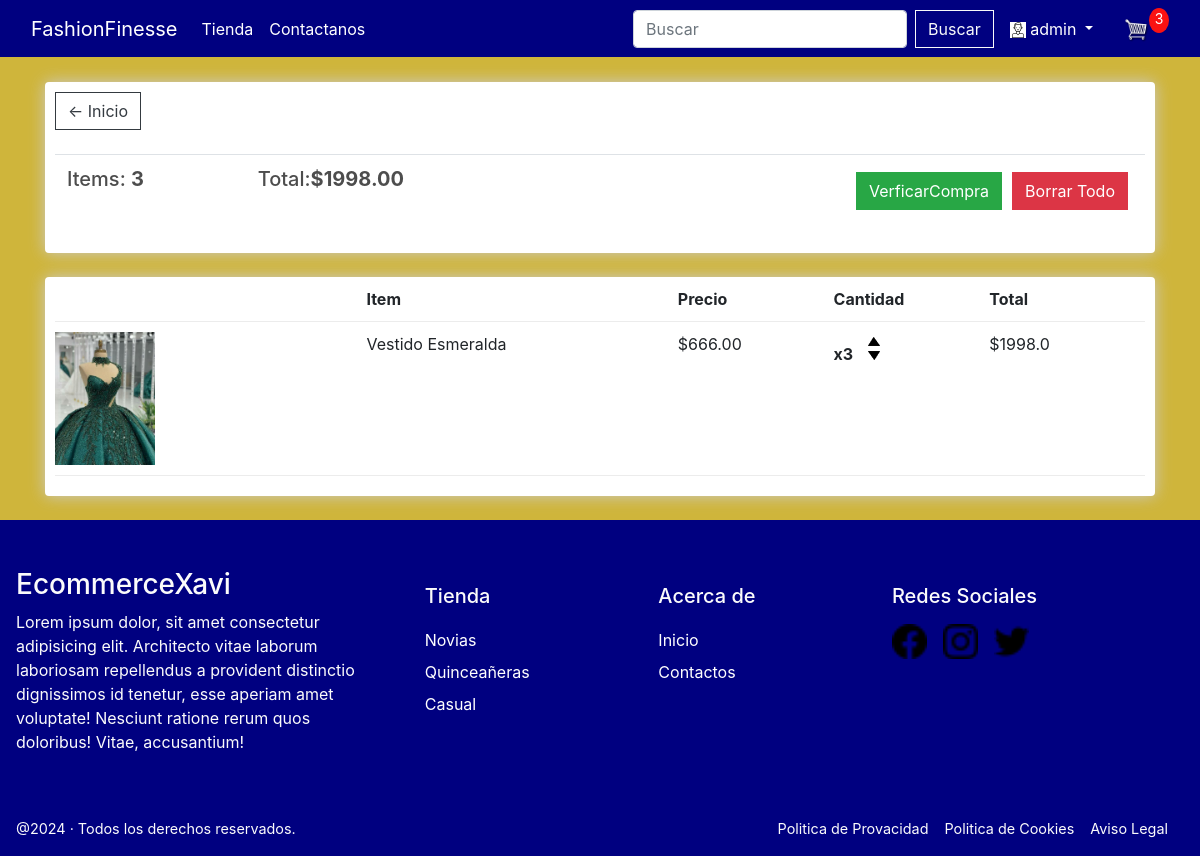
The app's page /cart/ (signed in), older data.
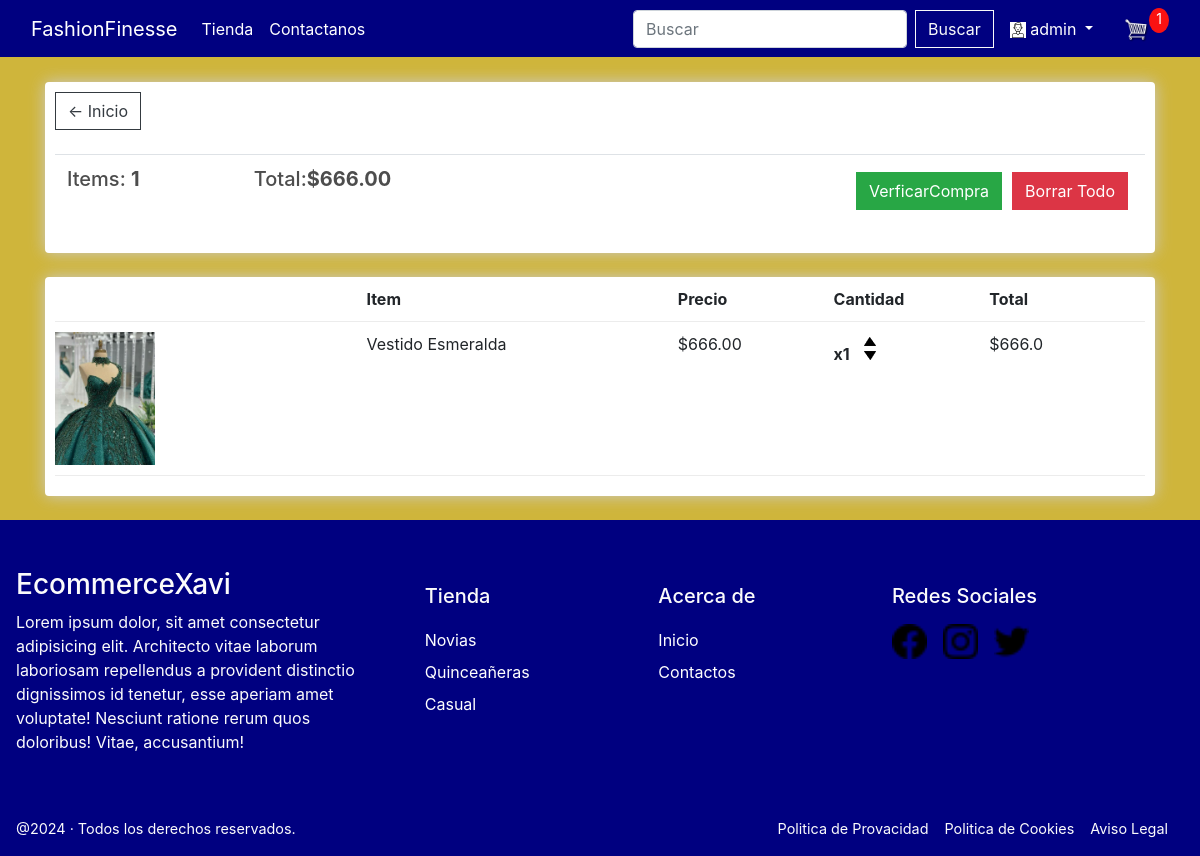
The same page, newer data.
### store/models.py (models this page shows, shortened)
class Order(models.Model):
    customer = models.ForeignKey(Customer, on_delete=models.SET_NULL, null=True, blank=True)
    date_ordered = models.DateTimeField(auto_now_add=True)
    complete = models.BooleanField(default=False)
    transaction_id = models.CharField(max_length=100, null=True)
    @property
    def get_cart_total(self):
        orderitems = self.orderitem_set.all()
        total = sum([item.get_total for item in orderitems])
        return total
    @property
    def get_cart_items(self):
        orderitems = self.orderitem_set.all()
        total = sum([item.quantity for item in orderitems])
        return total

class OrderItem(models.Model):
    product = models.ForeignKey(Product, on_delete=models.SET_NULL, null=True)
    order = models.ForeignKey(Order, on_delete=models.SET_NULL, null=True)
    quantity = models.IntegerField(default=0, null=True, blank=True)
    date_added = models.DateTimeField(auto_now_add=True)
    @property
    def get_total(self):
        total = self.product.price * self.quantity
        return total

class Product(models.Model):
    name = models.CharField(max_length=200)
    price = models.FloatField()
    digital = models.BooleanField(default=False, null=True, blank=True)
    image = models.ImageField(null=True, blank=True)
    category = models.ForeignKey(Category, on_delete=models.SET_NULL, null=True, blank=True)
    @property
    def imageURL(self):
        try:
            url = self.image.url
        except:
            url = ''
        return url

### store/views.py (the view)
# urls.py: path('cart/', views.cart, name="cart"),
def cart(request):
	data = cartData(request)
	cartItems = data['cartItems']
	order = data['order']
	items = data['items']
	context = {'items':items, 'order':order, 'cartItems':cartItems}
	return render(request, 'store/carrito.html', context)

### store/utils.py (called while the page is built)
def cartData(request):
	if request.user.is_authenticated:
		customer = request.user.customer
		order, created = Order.objects.get_or_create(customer=customer, complete=False)
		items = order.orderitem_set.all()
		cartItems = order.get_cart_items
	else:
		cookieData = cookieCart(request)
		cartItems = cookieData['cartItems']
		order = cookieData['order']
		items = cookieData['items']
	return {'cartItems':cartItems ,'order':order, 'items':items}

### store/templates/store/carrito.html
{% extends 'store/main.html' %}
{% load static %}
{% block content %}
<div class="row">
    <div class="col-lg-12">
        <div class="box-element">
            <a class="btn btn-outline-dark" href="{% url 'store' %}">&#x2190; Inicio</a>
            <br>
            <br>
            <table class="table">
                <tr>
                    <th>
                        <h5>Items: <strong>{{order.get_cart_items}}</strong></h5>
                    </th>
                    <th>
                        <h5>Total:<strong>${{order.get_cart_total|floatformat:2}}</strong></h5>
                    </th>
                    <th>
                        <a style="float:right; margin:5px;" id="eliminar-todo"  class="btn btn-danger" href="">Borrar Todo</a>
                        <a style="float:right; margin:5px;" class="btn btn-success"
                            href="{% url 'checkout' %}">VerficarCompra</a>
                    </th>
                </tr>
            </table>
        </div>
        <br>
        <div class="box-element">
            <div class="cart-row">
                <div style="flex:2"></div>
                <div style="flex:2"><strong>Item</strong></div>
                <div style="flex:1"><strong>Precio</strong></div>
                <div style="flex:1"><strong>Cantidad</strong></div>
                <div style="flex:1"><strong>Total</strong></div>
            </div>
            {% for item in items %}
            <div class="cart-row">
                <div style="flex:2"><img class="row-image" src="{{item.product.imageURL}}"></div>
                <div style="flex:2"><p>{{item.product.name}}</p></div>
                <div style="flex:1"><p>${{item.product.price|floatformat:2}}</p></div>
                <div style="flex:1">
                    <p class="quantity">x{{item.quantity}}</p>
                    <div class="quantity">
                        <img data-product={{item.product.id}} data-action="add" class="chg-quantity update-cart" src="{% static 'images/arrow-up.png' %}" >
                        <img data-product={{item.product.id}} data-action="remove" class="chg-quantity update-cart" src="{% static 'images/arrow-down.png' %}" >
                    </div>
                </div>
                <div style="flex: 1;">${{item.get_total}}</div>
            </div>
            {% endfor %}
        </div>
    </div>
</div>
{% endblock content %}

### store/templates/store/main.html (shortened to what this page needs)
<!DOCTYPE html>
{% load static %}
<html lang="en">
<head>
  <link rel="stylesheet" href="https://stackpath.bootstrapcdn.com/bootstrap/4.4.1/css/bootstrap.min.css"
>
  <link rel="stylesheet" type="text/css" href="{% static 'css/main.css' %}">
</head>
<body>
  <nav class="navbar navbar-expand-lg fixed-top navbar-dark" aria-label="Main navigation">
    <div class="container-fluid">
      <a class="navbar-brand" href="{% url 'store' %}">FashionFinesse</a>
      <div class="collapse navbar-collapse" id="navbarSupportedContent">
        <ul class="navbar-nav mr-auto">
          <li class="nav-item active">
            <a class="nav-link" href="{% url 'store' %}">Tienda<span class="sr-only">(current)</span></a>
          </li>
          <li class="nav-item active">
            <a href="{% url 'contact' %}" class="nav-link">Contactanos</a>
          </li>
        </ul>
        <div class="form-inline my-2 my-lg-0">
          <form class="form-inline" id="search-form">
            <input class="form-control mr-sm-2" type="search" placeholder="Buscar" aria-label="Search"
              id="search-input">
            <button class="btn btn-outline-light my-2 my-sm-0" type="submit">Buscar</button>
          </form>
          {% if user.is_authenticated %}
          <div class="dropdown">
              <a class="nav-link active text-white dropdown-toggle" data-toggle="dropdown" aria-expanded="false" href="#">
                <img style="background-color: white;" src="{% static 'images/user.png' %}" alt="user">
                {{user.username}}
              </a>
          </div>
          {% else %}
          <a href="{% url 'login' %}" class="nav-link active text-white">Iniciar Sesion</a>
          {% endif %}
          <a href="{% url 'cart' %}">
            <img id="cart-icon" src="{% static 'images/cart.png' %}">
          </a>
          <p id="cart-total">{{cartItems}}</p>
        </div>
      </div>
    </div>
  </nav>
  <br>
  <div class="container mt-5">
    {% block content %}
    {% endblock content %}
  </div>
  <br>
  <footer class="footer">
    <div class="wrap-footer">
      <div class="text-element-footer element-footer">
        <h3 class="main-c">EcommerceXavi</h3>
        <p>Lorem ipsum dolor, sit amet consectetur adipisicing elit. Architecto vitae laborum laboriosam repellendus a
          provident distinctio dignissimos id tenetur, esse aperiam amet voluptate! Nesciunt ratione rerum quos
          doloribus! Vitae, accusantium!</p>
      </div>
      <div class="text-element-footer element-footer link-elements-footer">
        <h5 class="foh5">Tienda</h5>
        <ul>
          <li><a href="">Novias</a></li>
          <li><a href="">Quinceañeras</a></li>
          <li><a href="">Casual</a></li>
        </ul>
      </div>
      <div class="text-element-footer element-footer link-elements-footer">
        <h5 class="foh5">Acerca de</h5>
        <ul>
          <li><a href="{% url 'store' %}">Inicio</a></li>
          <li><a href="{% url 'contact' %}">Contactos</a></li>
        </ul>
      </div>
      <div class="rrss-element-footer element-footer">
        <h5 class="foh5">Redes Sociales</h5>
        <ul>
          <li>
            <a href="https://www.facebook.com/">
              <img src="{% static 'images/rs/facebook.png' %}" alt="">
            </a>
          </li>
          <li>
            <a href="https://www.instagram.com/">
              <img src="{% static 'images/rs/instagram.png' %}" alt="">
            </a>
          </li>
          <li>
            <a href="https://www.twitter.com/">
              <img src="{% static 'images/rs/twitter.png' %}" alt="">
            </a>
          </li>
        </ul>
      </div>
    </div>
    <div class="footer-creds">
      <div class="copy-creds">
        <p>@2024 · Todos los derechos reservados. </p>
      </div>
      <div class="legal-creds">
        <ul>
          <li><a href="#">Politica de Provacidad</a></li>
          <li><a href="#">Politica de Cookies</a></li>
          <li><a href="#">Aviso Legal</a></li>
        </ul>
      </div>
    </div>
  </footer>
</body>
</html>

Row changes from the older to the newer data that the page shows:
changed through a linked row, Order: get_cart_items "3" → "1"; get_cart_total "1998.00" → "666.00"
changed OrderItem "Vestido Esmeralda": quantity "3" → "1"; get_total "1998.0" → "666.0"
Text that changed along with them:
{{ cartItems }}: "3" → "1"
